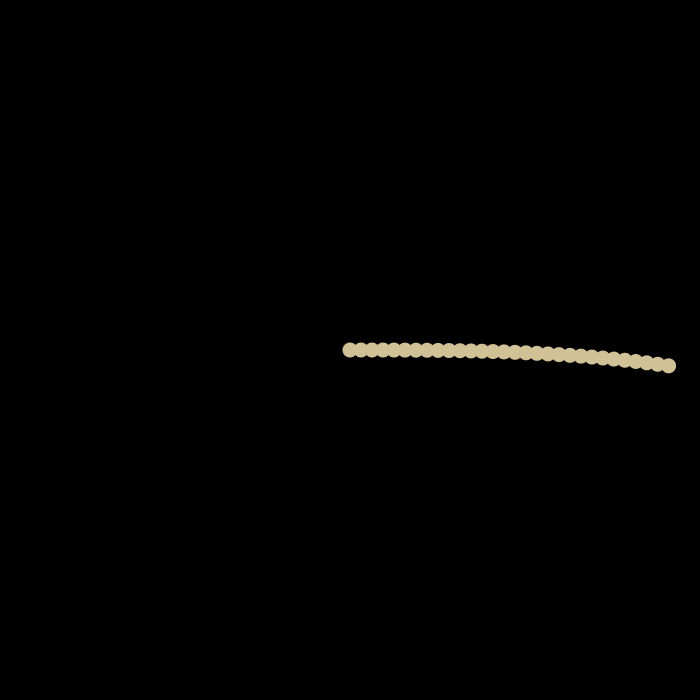
Frame 1 (no input)
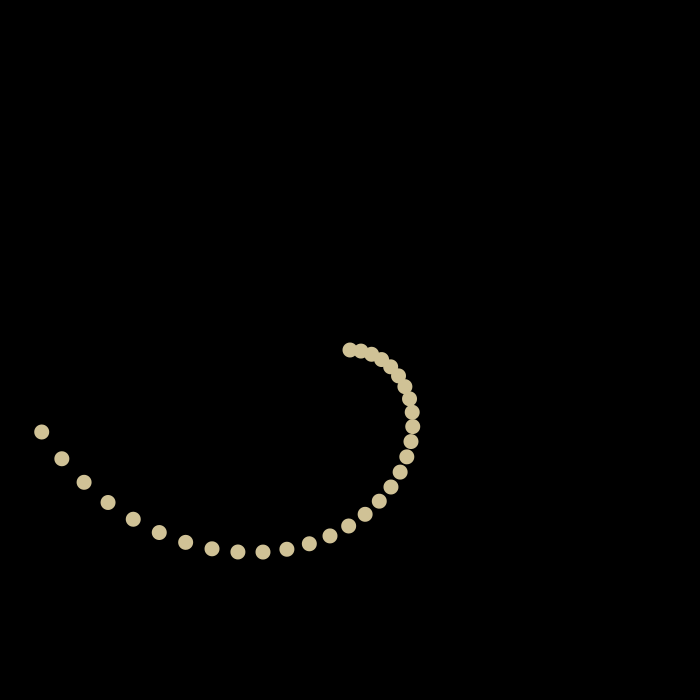
Frame 60 (the mouse pressed at the canvas centre just before this capture)
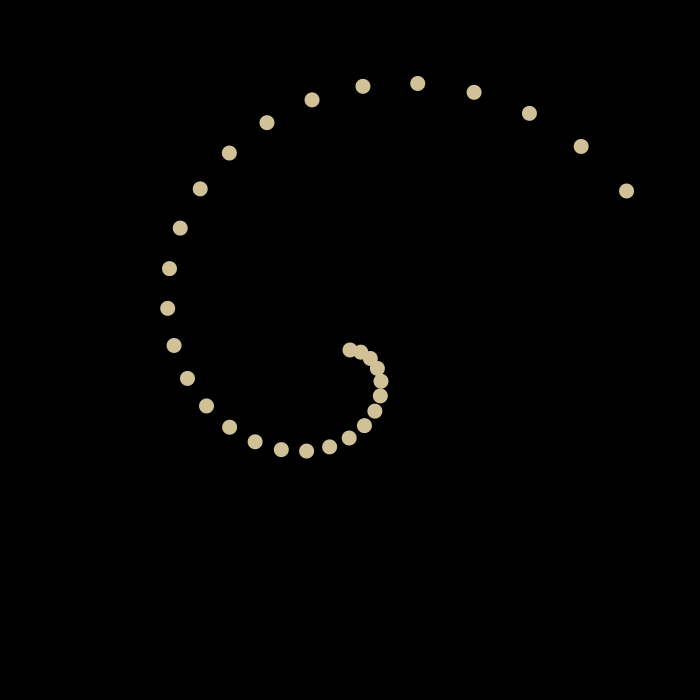
Frame 120 (the mouse held since frame 60 and released just before this capture)

The Processing sketch that drew these frames (run headless with seeded random() and noise(); from frame 60 on, the mouse is pressed at the canvas centre):

// Processing sketch: c1francisca
// ── c1francisca.pde
//Universidad del Desarrollo - Facultad de Diseño - Francisca Urenda

/*
Descripción de lo que hace el programa
*/

ArrayList < Objeto > objeto = new ArrayList < Objeto > ();
Objeto o;

float x, y;
float angle, r;
float a, b, m;
float v0, v1;
color cObjeto, c1, c2, c3, c4, c5, c6;

int g;
int n;
int l;

int va1 = 1;
int va2 = 0;
int va3 = 0;

void setup() {

    size(700, 700);
    background(0);
    for (int i = 0; i < 30; i++) {
        o = new Objeto(i);
        objeto.add(o);
    }
}

void draw() {
    if (va1 == 1) {
        o.circulos(va1);
    }
    if (va2 == 1) {
        o.arcos(va2);
    }
}


void keyPressed() {
    if (key == '1') {
        va1 = 1;
        va2 = 0;
        va3 = 0;
    } else if (key == '2') {
        va1 = 0;
        va2 = 1;
        va3 = 0;
    }


    if (key == 'a') {
        m = -1;
    } else if (key == 'd') {
        m = 1;
    }
    if (key == 'w') {
        a += 0.0016 + 0.0002;
    } else if (key == 's') {
        a -= 0.0016 - 0.0002;
    }

    if (keyCode == UP) {
        l += 2;
    } else if (keyCode == DOWN) {
        l += -2;
    }
}

// ── Objeto.pde
class Objeto {

  float x, y;
  float angle, r;
  float b;
  float v0, v1;
  int va1, va2;
  color cObjeto, c1, c2, c3, c4, c5, c;
  int g;
  int n;
  {
    va1 = 1;
    va2 = 0;
  }
  //variables

  Objeto(int o) {
    a = 0.0016; //Velocidad elipses
    b=11; //Distancia entre elipses
    m=1;
    v0=0;
    v1+= a * m;
    g = 1;
    l = 1;
    n = 3;
    c1 = color (0); //Negro
    c2 = color (208, 194, 150); //Dorado
    c3 = color (58, 65, 70); //Gris oscuro
    c4 = color (155, 162, 185); //Gris claro
    background (0);
    va1 = 1;
    va2 = 0;
  }

  void circulos(int va1) {
    if (va1 == 1) {

      background (0);

      for (int i = 0; i < 30; i++) {

        pushMatrix ();
        translate (width/2, height/2);

        v1 += a * m;
        float velocidad = map (i, 0, 29, v0, v1);
        angle = velocidad;
        r = i * b;
        x = r * cos (angle);
        y = r * sin (angle);

        noStroke();
        fill(208, 194, 150);
        ellipse (x, y, 15, 15);
        popMatrix ();
      }
      angle += 100;
    }
  }


  void arcos (int va2) {
    if (va2 == 1) {

      background(0);
      strokeWeight(5);
      stroke(255);

      noFill();

      g += n * l;

      // debe estar dentro de estructuras de repetición
      arc(350, 350, 100, 100, radians(-g), radians(-g+30));
      arc(350, 350, 150, 150, radians(g), radians(g+60));
      arc(350, 350, 200, 200, radians(-g), radians(-g+90));
      arc(350, 350, 250, 250, radians(g), radians(g+120));
      arc(350, 350, 300, 300, radians(-g), radians(-g+150));
      arc(350, 350, 350, 350, radians(g), radians(g+180));
      arc(350, 350, 400, 400, radians(-g), radians(-g+210));
      arc(350, 350, 450, 450, radians(g), radians(g+240));
      arc(350, 350, 500, 500, radians(-g), radians(-g+270));
      arc(350, 350, 550, 550, radians(g), radians(g+300));
      arc(350, 350, 600, 600, radians(-g), radians(-g+330));
      arc(350, 350, 650, 650, radians(g), radians(g+350));

      arc(350, 350, 100, 100, radians(g), radians(g+330));
      arc(350, 350, 150, 150, radians(-g), radians(-g+300));
      arc(350, 350, 200, 200, radians(g), radians(g+270));
      arc(350, 350, 250, 250, radians(-g), radians(-g+240));
      arc(350, 350, 300, 300, radians(g), radians(g+210));
      arc(350, 350, 350, 350, radians(-g), radians(-g+180));
      arc(350, 350, 400, 400, radians(g), radians(g+150));
      arc(350, 350, 450, 450, radians(-g), radians(-g+120));
      arc(350, 350, 500, 500, radians(g), radians(g+90));
      arc(350, 350, 550, 550, radians(-g), radians(-g+60));
      arc(350, 350, 600, 600, radians(g), radians(g+30));
      arc(350, 350, 650, 650, radians(-g), radians(-g+10));
    }
  }
}
